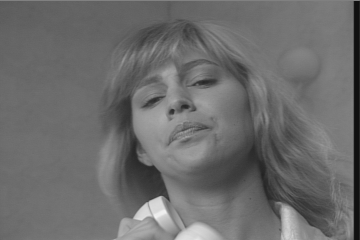
#> input picture SHARED_DigitalForensics/Labworks/LabWork_2/susie.png, 360 x 240 px
$ python fmatching.py
#> lines starting #> are read from the running program, lines starting #| are printed output that depends on the picture
import cv2
import numpy as np
from matplotlib import pyplot as plt

#Harris Corner Detection
susie1 = cv2.imread("../SHARED_DigitalForensics/Labworks/LabWork_2/susie.png", 0)
#> susie1 is the input picture: shape (240, 360); min 16, max 242, mean 108.2
susie2 = cv2.imread("../SHARED_DigitalForensics/Labworks/LabWork_2/susie.png", 0)

# Initiate SIFT detector
sift = cv2.SIFT_create()

# find the keypoints and descriptors with SIFT
kp1, des1 = sift.detectAndCompute(susie1,None)
#> kp1 = 98 keypoints; strongest (x, y, size): (172, 111, 3.8), (287, 214, 10.3), (142, 179, 28.7), (142, 213, 8.3)
kp2, des2 = sift.detectAndCompute(susie2,None)
#> kp2 has the same summary as kp1

# BFMatcher with default params
bf = cv2.BFMatcher()
matches = bf.knnMatch(des1,des2, k=2)
#> matches = 98 matches

# Apply ratio test
good = []
for m,n in matches:
    if m.distance < 0.75*n.distance:
        good.append([m])
#> this loop made 98 passes
#> after the loop, good = 98 matches

# cv2.drawMatchesKnn expects list of lists as matches.
img3 = cv2.drawMatchesKnn(susie1,kp1,susie2,kp2,good,None,flags=cv2.DrawMatchesFlags_NOT_DRAW_SINGLE_POINTS)
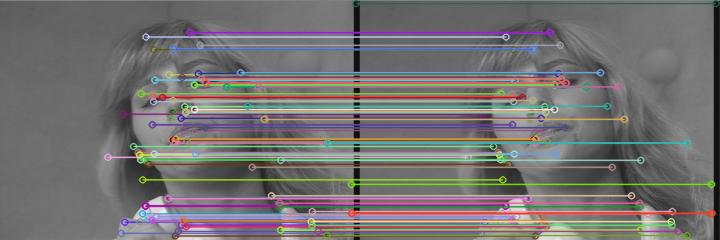
#> img3: shape (240, 720, 3); mean of channels 0, 1, 2 113.1, 113.6, 116.3; drawn as B, G, R

plt.imshow(img3),plt.show()

$ run again, with SHARED_DigitalForensics/Labworks/LabWork_2/chart_test.png copied over SHARED_DigitalForensics/Labworks/LabWork_2/susie.png
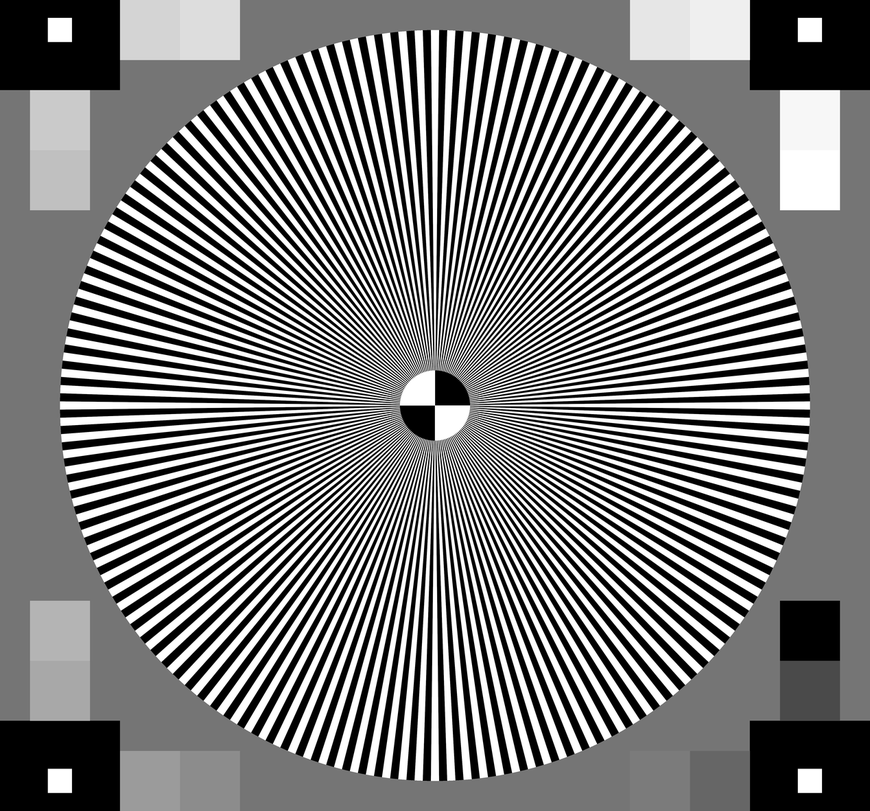
#> input picture SHARED_DigitalForensics/Labworks/LabWork_2/chart_test.png, 870 x 811 px, shrunk from 1268 x 1181 before the run
#> susie1 is the input picture: shape (811, 870); min 0, max 255, mean 122.8
#> kp1 = 352 keypoints; strongest (x, y, size): (810, 30, 17.6), (60, 30, 17.5), (810, 781, 17.4), (60, 781, 17.3)
#> kp2 has the same summary as kp1
#> matches = 352 matches
#> after the loop `for m,n in matches:`: good = 336 matches
#> `img3 = cv2.drawMatchesKnn(susie1,kp1,susie2,kp2,good,None,flags=cv2.Dr..`:
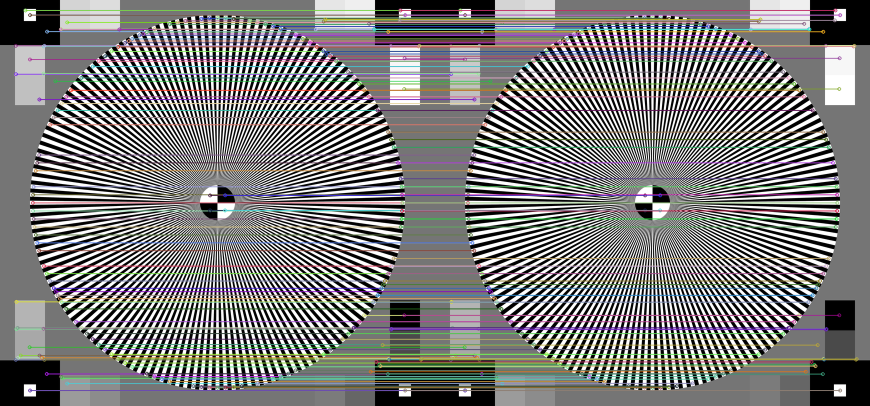
#> img3: shape (811, 1740, 3) (shown at 1/2 size); mean of channels 0, 1, 2 122.1, 122.8, 123.7; drawn as B, G, R
